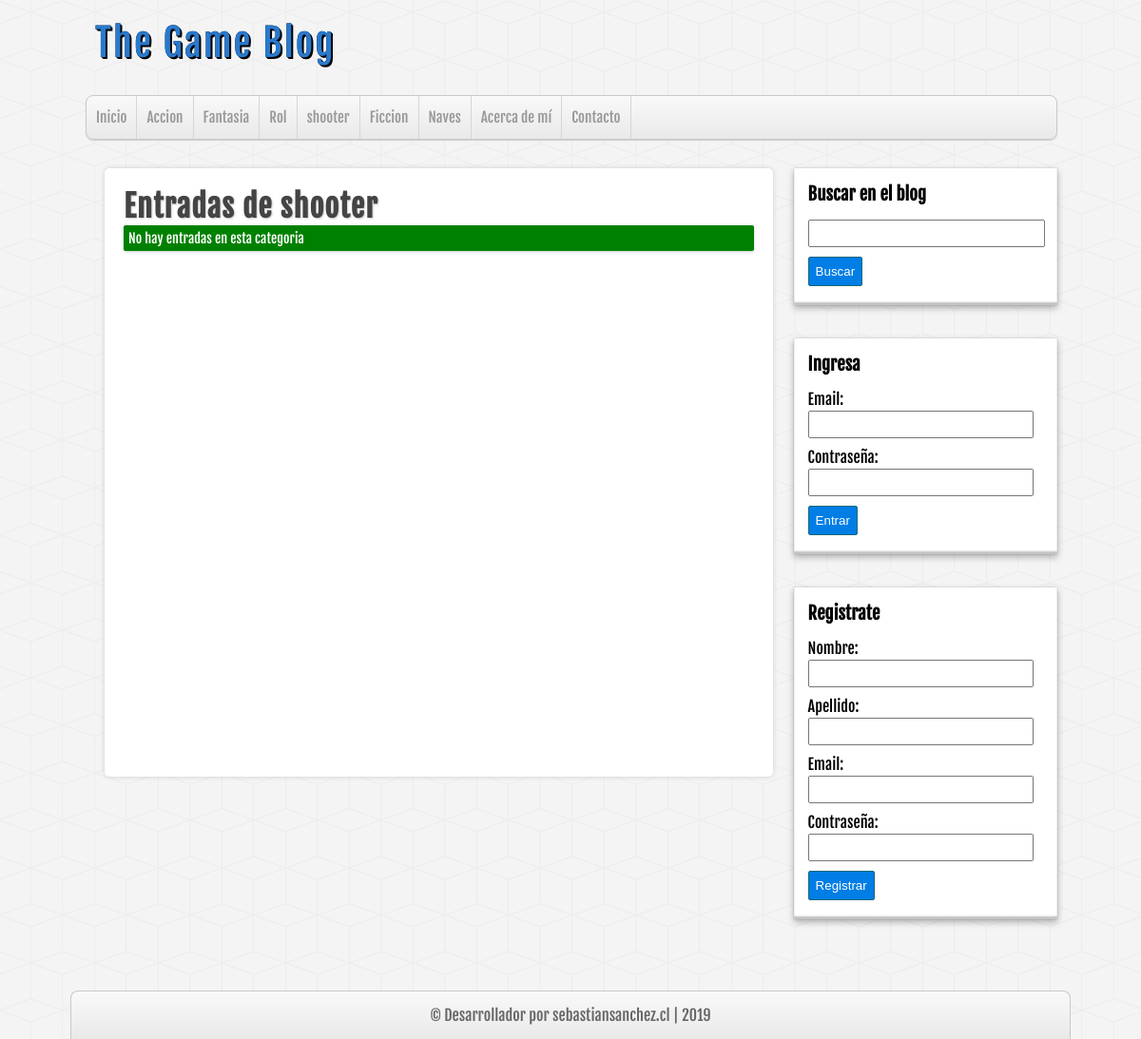
/categoria.php?id=4, run on the app's committed database.
### tables this page shows
CREATE TABLE IF NOT EXISTS `categorias` (
  `id` int(255) NOT NULL AUTO_INCREMENT,
  `nombre` varchar(100) DEFAULT NULL,
  PRIMARY KEY (`id`)
);

### includes/helpers.php (called while the page is built, shortened)
<?php
  function obtenerCategorias($con) {
    $sql = "
      SELECT * FROM categorias
      ORDER BY id ASC;
    ";
    $categorias = mysqli_query($con, $sql);
    $resultado = array();
    if ($categorias && mysqli_num_rows($categorias) >= 1) {
      $resultado = $categorias;
    }
    return $resultado;
  }
  function categoria($con, $id) {
    $sql = "SELECT * FROM categorias WHERE id = $id;";
    $categorias = mysqli_query($con, $sql);
    $resultado = array();
    if ($categorias && mysqli_num_rows($categorias) >= 1) {
      $resultado = mysqli_fetch_assoc($categorias);
    }
    return $resultado;
  }
?>

### includes/cabecera.php (the view, shortened to what this page needs)
<?php
  require_once 'includes/conexion.php';
  require_once 'includes/helpers.php';
?>
<!DOCTYPE html>
<html lang="es">
<head>
  <link rel="stylesheet" href="css/main.css">
</head>
<body>
  <header id="encabezado">
    <div id="logo">
      <a href="index.php">
        <p>The Game Blog</p>
      </a>
    </div>
    <nav id="menu">
      <ul>
        <li><a href="index.php">Inicio</a></li>
        <?php
          $categorias = obtenerCategorias($conexion);
          if (!empty($categorias)):
            while ($categoria = mysqli_fetch_assoc($categorias)):
        ?>
            <li>
              <a href="categoria.php?id=<?= $categoria['id'] ?>"><?= $categoria['nombre'] ?></a>
            </li>
        <?php
            endwhile;
          endif;
        ?>
        <li><a href="index.php">Acerca de mí</a></li>
        <li><a href="index.php">Contacto</a></li>
      </ul>
    </nav>
  </header>
  <main id="contenedor">

### categoria.php (shortened to what this page needs)
<?php
  require_once 'includes/conexion.php';
  require_once 'includes/helpers.php';
  require_once 'includes/cabecera.php';
  require_once 'includes/barra.php';
  $categoria = categoria($conexion, $_GET['id']);
?>
    <div id="principal">
      <h1>Entradas de <?= $categoria['nombre'];  ?></h1>
      <?php
        $entradas = obtenerEntradas($conexion, false, $_GET['id']);
        if (!empty($entradas) && mysqli_num_rows($entradas) >= 1):
          while ($entrada = mysqli_fetch_assoc($entradas)):
      ?>
      <article class="entrada">
        <a href="entrada.php?id=<?= $entrada['id'] ?>">
          <h2><?= $entrada['titulo'] ?></h2>
          <span class="fecha"><?= $entrada['categoria'] . ' | ' . $entrada['fecha'] ?></span>
          <p><?= $entrada['descripcion'] ?></p>
        </a>
      </article>
      <?php
          endwhile;
        else:
      ?>
      <div class="alerta">No hay entradas en esta categoria</div>
      <?php endif; ?>
    </div>
  </main>
  <?php require_once 'includes/pie.php'; ?>

### css/main.css (style rules this page uses)
* { margin: 0; padding: 0; text-decoration: none; }
body { font-family: 'fajada'; background: url('../img/cubes.png') #f4f4f4; }
header { width: 85%; height: auto; background: transparent; margin: auto; }
#logo { float: left; width: 540px; height: 100px; margin-left: 10px; }
#logo a { font-family: 'fajada', Helvetica; font-size: 40px; letter-spacing: 2px; color: #2979cd; text-shadow: 0 0 0 #000000, 1px 1px 0 #000000, 2px 2px 0 #000000; transition: text-shadow 500ms; line-height: 90px; }
nav { width: 100%; height: 45px; clear: both; background-image: linear-gradient(to bottom, #f9f9f9, #e9e9e9); border: 1px solid #c9c9c9; border-radius: 8px; box-shadow: 0 1px 1px #ccc; overflow: hidden; }
nav ul { list-style-type: none; }
nav ul li { float: left; line-height: 45px; border-right: 1px solid #d6d6d6; }
nav ul li a { display: block; padding-left: 10px; padding-right: 10px; font-size: 15px; color: #999; }
main { width: 85%; margin: auto; height: auto; margin-top: 30px; margin-bottom: 30px; }
#principal { float: left; width: 65%; min-height: 600px; background-color: #fff; border-radius: 5px; box-shadow: 0 0 5px #ccc; margin-left: 20px; overflow: hidden; padding: 20px; }
#principal h1 { font-size: 32px; color: #444; letter-spacing: 1px; text-shadow: 1px 1px 2px #ccc; }
.alerta { padding: 5px; font-size: 14px; color: #fff; background-color: #008000; box-shadow: 0 1px 3px #ccc; margin-bottom: 15px; border-radius: 2px; }

### data on the page
categorias: nombre "Accion"
categorias: nombre "Fantasia"
categorias: nombre "Rol"
categorias: nombre "shooter"
categorias: nombre "Ficcion"
categorias: nombre "Naves"
